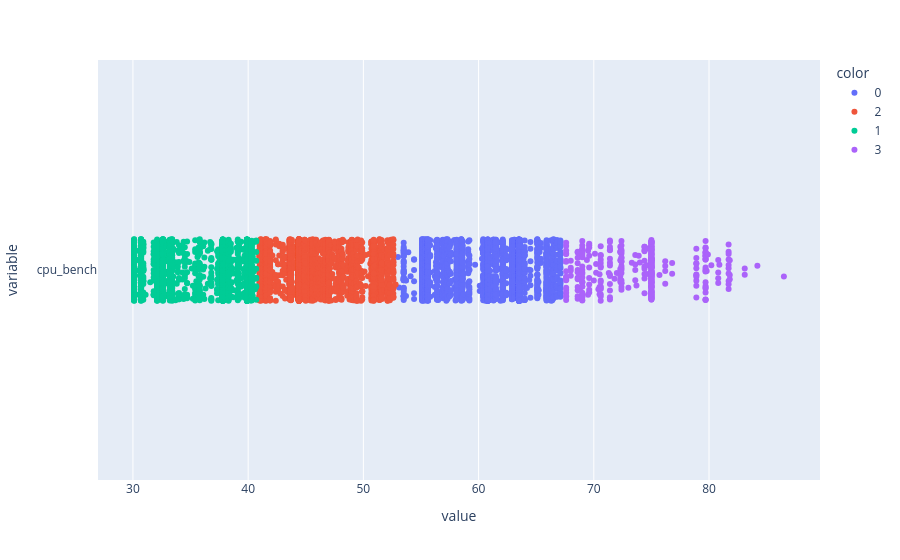

The notebook cell this image was saved under:
### Code cell
px.strip(X, color=labels, orientation='h', stripmode='overlay')

### Figure 1 — Plotly figure (JSON) as saved in the notebook; plotly's stock layout.template omitted (floating-point values rounded to 4 significant figures; data arrays with more than 128 entries replaced by an {"elided": "..."} marker saying what was removed)
{"data": [{"alignmentgroup": "True", "boxpoints": "all", "fillcolor": "rgba(255,255,255,0)", "hoveron": "points", "hovertemplate": "color=0<br>value=%{x}<br>variable=%{y}<extra></extra>", "legendgroup": "0", "line": {"color": "rgba(255,255,255,0)"}, "marker": {"color": "#636efa"}, "name": "0", "offsetgroup": "0", "orientation": "h", "pointpos": 0, "showlegend": true, "type": "box", "x": {"elided": "3862 float values"}, "x0": " ", "xaxis": "x", "y": {"elided": "3862 str values"}, "y0": " ", "yaxis": "y"}, {"alignmentgroup": "True", "boxpoints": "all", "fillcolor": "rgba(255,255,255,0)", "hoveron": "points", "hovertemplate": "color=2<br>value=%{x}<br>variable=%{y}<extra></extra>", "legendgroup": "2", "line": {"color": "rgba(255,255,255,0)"}, "marker": {"color": "#EF553B"}, "name": "2", "offsetgroup": "2", "orientation": "h", "pointpos": 0, "showlegend": true, "type": "box", "x": {"elided": "3818 float values"}, "x0": " ", "xaxis": "x", "y": {"elided": "3818 str values"}, "y0": " ", "yaxis": "y"}, {"alignmentgroup": "True", "boxpoints": "all", "fillcolor": "rgba(255,255,255,0)", "hoveron": "points", "hovertemplate": "color=1<br>value=%{x}<br>variable=%{y}<extra></extra>", "legendgroup": "1", "line": {"color": "rgba(255,255,255,0)"}, "marker": {"color": "#00cc96"}, "name": "1", "offsetgroup": "1", "orientation": "h", "pointpos": 0, "showlegend": true, "type": "box", "x": {"elided": "3535 float values"}, "x0": " ", "xaxis": "x", "y": {"elided": "3535 str values"}, "y0": " ", "yaxis": "y"}, {"alignmentgroup": "True", "boxpoints": "all", "fillcolor": "rgba(255,255,255,0)", "hoveron": "points", "hovertemplate": "color=3<br>value=%{x}<br>variable=%{y}<extra></extra>", "legendgroup": "3", "line": {"color": "rgba(255,255,255,0)"}, "marker": {"color": "#ab63fa"}, "name": "3", "offsetgroup": "3", "orientation": "h", "pointpos": 0, "showlegend": true, "type": "box", "x": {"elided": "352 float values"}, "x0": " ", "xaxis": "x", "y": {"elided": "352 str values"}, "y0": " ", "yaxis": "y"}], "layout": {"boxmode": "overlay", "legend": {"title": {"text": "color"}, "tracegroupgap": 0}, "margin": {"t": 60}, "xaxis": {"anchor": "y", "domain": [0, 1], "title": {"text": "value"}}, "yaxis": {"anchor": "x", "domain": [0, 1], "title": {"text": "variable"}}}}
